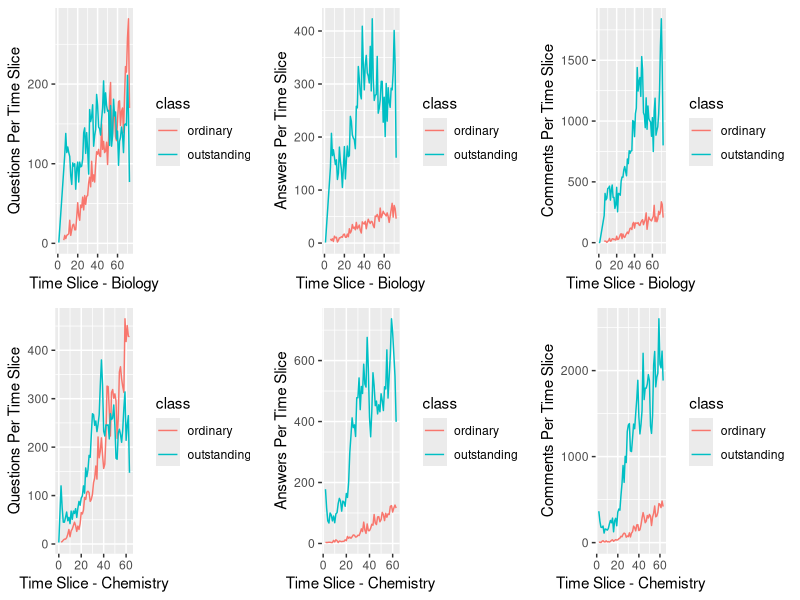

Recreate this plot in R.
library(ggplot2)

biologyData =   read.csv("biology.csv", header = TRUE, sep = ";")
biologyData [, "class"] = ifelse(biologyData$profile_1 == 4, "outstanding", "ordinary")

chemistryData =  read.csv("chemistry.csv", header = TRUE, sep = ";")
chemistryData [, "class"] = ifelse(chemistryData$profile_1 == 4, "outstanding", "ordinary")

biologyDataQuestion = subset(biologyData, biologyData$description == "questions")
biologyDataAnswers = subset(biologyData, biologyData$description == "answers")
biologyDataComments = subset(biologyData, biologyData$description == "comments")

chemistryDataQuestion = subset(chemistryData, chemistryData$description == "questions")
chemistryDataAnswers = subset(chemistryData, chemistryData$description == "answers")
chemistryDataComments = subset(chemistryData, chemistryData$description == "comments")

require(gridExtra)

bioPlotQuestions = ggplot(data=biologyDataQuestion,
                 aes(x = period, y = myCount, colour = class)) +
  xlab("Time Slice - Biology") + ylab("Questions Per Time Slice") +
  geom_line()


bioPlotAnswers = ggplot(data=biologyDataAnswers,
                 aes(x = period, y = myCount, colour = class)) +
  xlab("Time Slice - Biology") + ylab("Answers Per Time Slice") +
  geom_line()

bioPlotComments = ggplot(data=biologyDataComments,
                        aes(x = period, y = myCount, colour = class)) +
  xlab("Time Slice - Biology") + ylab("Comments Per Time Slice") +
  geom_line()


chemistryPlotQuestions = ggplot(data=chemistryDataQuestion,
                          aes(x = period, y = myCount, colour = class)) +
  xlab("Time Slice - Chemistry") + ylab("Questions Per Time Slice") +
  geom_line()


chemistryPlotAnswers = ggplot(data=chemistryDataAnswers,
                        aes(x = period, y = myCount, colour = class)) +
  xlab("Time Slice - Chemistry") + ylab("Answers Per Time Slice") +
  geom_line()

chemistryPlotComments = ggplot(data=chemistryDataComments,
                         aes(x = period, y = myCount, colour = class)) +
  xlab("Time Slice - Chemistry") + ylab("Comments Per Time Slice") +
  geom_line()

grid.arrange(bioPlotQuestions, bioPlotAnswers, bioPlotComments, 
             chemistryPlotQuestions,chemistryPlotAnswers, chemistryPlotComments, ncol=3)

biologyDataQuestionOutstanding = subset(biologyDataQuestion, biologyDataQuestion$profile_1 == 4)
biologyDataQuestionOrdinary = subset(biologyDataQuestion, biologyDataQuestion$profile_1 == 1)

biologyDataAnswersOutstanding = subset(biologyDataAnswers, biologyDataAnswers$profile_1 == 4)
biologyDataAnswersOrdinary = subset(biologyDataAnswers, biologyDataAnswers$profile_1 == 1)

biologyDataCommentsOutstanding = subset(biologyDataComments, biologyDataComments$profile_1 == 4)
biologyDataCommentsOrdinary = subset(biologyDataComments, biologyDataComments$profile_1 == 1)

print("Biology Questions Number Outstanding Per Period")
print(summary(biologyDataQuestionOutstanding$myCount))

print("Biology Questions Number Ordinary Per Period")
print(summary(biologyDataQuestionOrdinary$myCount))

print("Biology Answers Number Outstanding Per Period")
print(summary(biologyDataAnswersOutstanding$myCount))

print("Biology Answers Number Ordinary Per Period")
print(summary(biologyDataAnswersOrdinary$myCount))

print("Biology Comments Number Outstanding Per Period")
print(summary(biologyDataCommentsOutstanding$myCount))

print("Biology Comments Number Ordinary Per Period")
print(summary(biologyDataCommentsOrdinary$myCount))


chemistryDataQuestionOutstanding = subset(chemistryDataQuestion, chemistryDataQuestion$profile_1 == 4)
chemistryDataQuestionOrdinary = subset(chemistryDataQuestion, chemistryDataQuestion$profile_1 == 1)

chemistryDataAnswersOutstanding = subset(chemistryDataAnswers, chemistryDataAnswers$profile_1 == 4)
chemistryDataAnswersOrdinary = subset(chemistryDataAnswers, chemistryDataAnswers$profile_1 == 1)

chemistryDataCommentsOutstanding = subset(biologyDataComments, chemistryDataComments$profile_1 == 4)
chemistryDataCommentsOrdinary = subset(chemistryDataComments, chemistryDataComments$profile_1 == 1)


print("Chemistry Questions Number Outstanding Per Period")
print(summary(chemistryDataQuestionOutstanding$myCount))

print("Chemistry Questions Number Ordinary Per Period")
print(summary(chemistryDataQuestionOrdinary$myCount))

print("Chemistry Answers Number Outstanding Per Period")
print(summary(chemistryDataAnswersOutstanding$myCount))

print("Chemistry Answers Number Ordinary Per Period")
print(summary(chemistryDataAnswersOrdinary$myCount))

print("Chemistry Comments Number Outstanding Per Period")
print(summary(chemistryDataCommentsOutstanding$myCount))

print("Chemistry Comments Number Ordinary Per Period")
print(summary(chemistryDataCommentsOrdinary$myCount))

